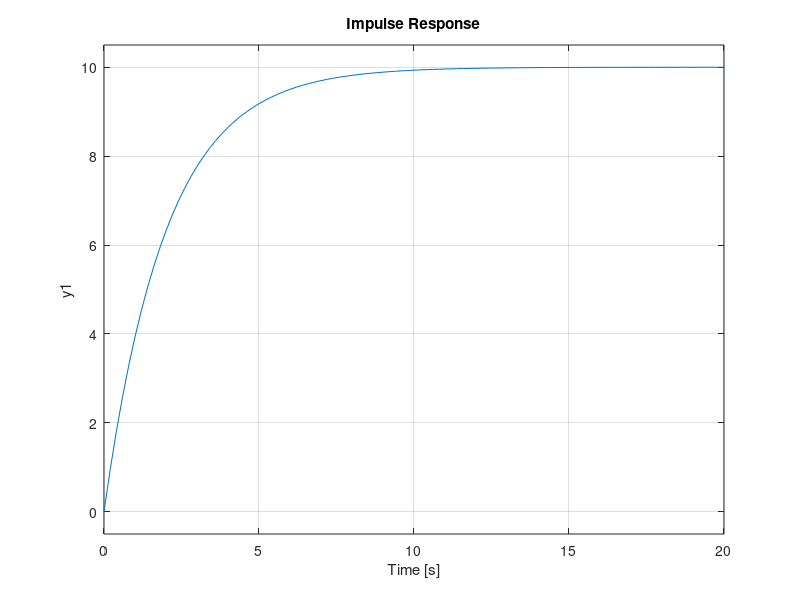

This chart was generated by the following MATLAB code:
%
% Y(s) = K / 1+sT * 1/s ----> y(t)= K(1 -e^-t/T).1(t)
% Y(s) = G(s) * U(s)
% step considère que l'entrée est de 1/s

T = 2;
k = 10;
% fonction de transfere : 
G = tf([0 k],[T 1]);
U = tf([0 1] ,[ 1 0]);
impulse(G*U);
